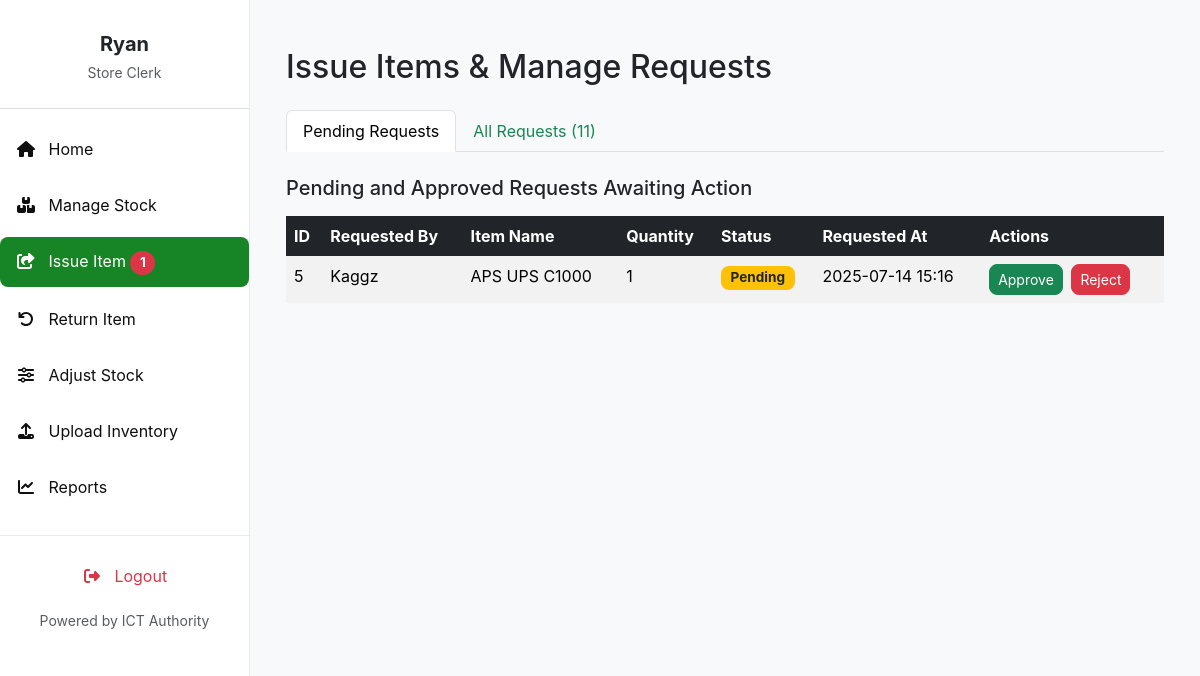
Before: /issue-item/ (signed in) with the older database file.
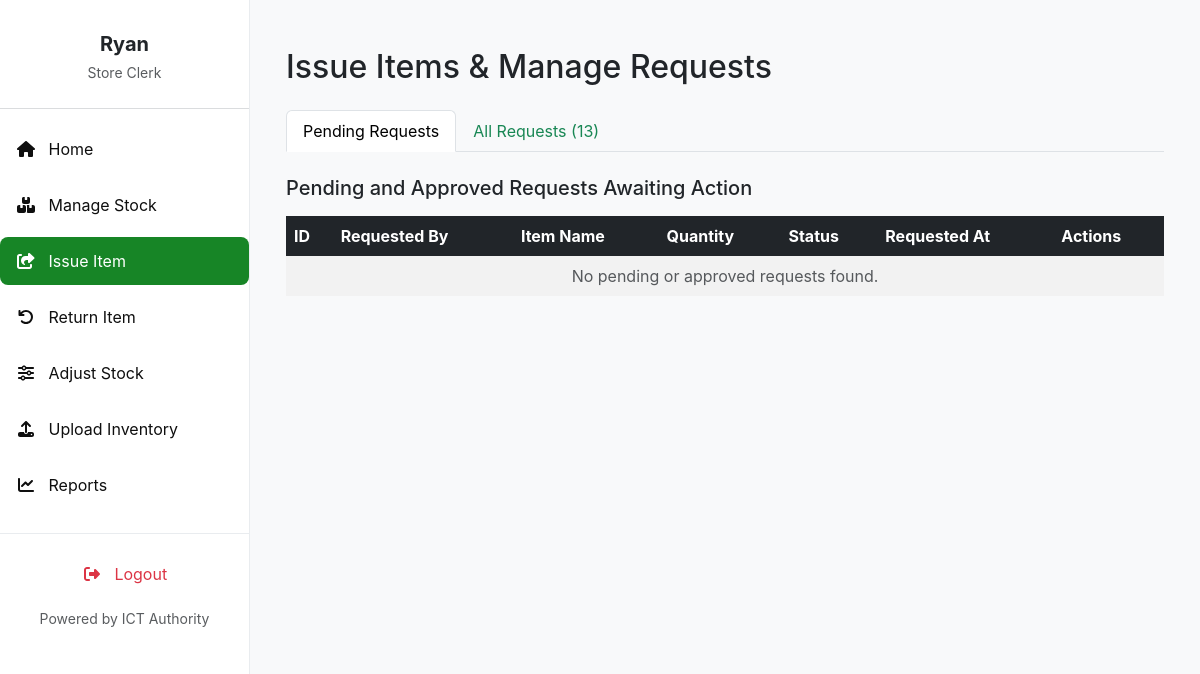
After: the same page with the newer database file.
### invent/models.py (models this page shows, shortened)
class ItemRequest(models.Model):
    item = models.ForeignKey('InventoryItem', on_delete=models.CASCADE)
    name = models.CharField(max_length=100)
    quantity = models.PositiveIntegerField(default=1)  # Quantity requested
    reason = models.TextField(blank=True, null=True)
    application_date = models.DateField(default=timezone.now)
    requestor = models.ForeignKey(User, on_delete=models.CASCADE)
    STATUS_CHOICES = [
        ('Pending', 'Pending'),
        ('Approved', 'Approved'),
        ('Issued', 'Issued'),  # Item has been issued (fully or partially)
        ('Rejected', 'Rejected'),
        ('Cancelled', 'Cancelled'),
        ('Partially Returned', 'Partially Returned'),
        ('Fully Returned', 'Fully Returned'),
    ]
    status = models.CharField(
        max_length=20, choices=STATUS_CHOICES, default='Pending')  # Increased max_length
    date_requested = models.DateTimeField(auto_now_add=True)
    date_issued = models.DateTimeField(null=True, blank=True)
    returned_quantity = models.PositiveIntegerField(default=0)
    _original_status = None
    def __init__(self, *args, **kwargs):
        super().__init__(*args, **kwargs)
        self._original_status = self.status

class InventoryItem(models.Model):
    STATUS_CHOICES = [
        ('Pending', 'Pending'),
        ('In Stock', 'In Stock'),
        ('Issued', 'Issued'),
        ('Returned', 'Returned'),
        ('Low Stock', 'Low Stock'),
        ('Out of Stock', 'Out of Stock'),
    ]
    CONDITION_CHOICES = [
        ("Serviceable", "Serviceable"),
        ("Not Serviceable", "Not Serviceable"),
        ("Not working", "Not working"),
        ("Good", "Good"),
        ("Fair", "Fair"),
        ("Poor", "Poor"),
    ]
    name = models.CharField(
        max_length=255, help_text="e.g., Dell Optiplex 7010 (from Asset Description)")
    serial_number = models.CharField(
        max_length=255, unique=True, blank=True, null=True,
        help_text="Unique serial number of the asset (from Serial Number in CSV)"
    )
    category = models.CharField(
        max_length=100, blank=True,
        help_text="e.g., Printer, CPU, Monitor (from Asset Category-Minor)"
    )
    condition = models.CharField(
        max_length=20, choices=CONDITION_CHOICES, default="Serviceable",
        help_text="Current condition of the asset (from Condition in CSV)"
    )
    status = models.CharField(
        max_length=20, choices=STATUS_CHOICES, default='In Stock')
    expiration_date = models.DateField(null=True, blank=True)
    quantity_total = models.PositiveIntegerField(default=0)
    quantity_issued = models.PositiveIntegerField(default=0)
    quantity_returned = models.PositiveIntegerField(default=0)
    created_by = models.ForeignKey(
        User, on_delete=models.SET_NULL, null=True, blank=True, related_name='inventory_created_by')
    created_at = models.DateTimeField(auto_now_add=True)
    updated_at = models.DateTimeField(auto_now=True)

### invent/views.py (the view, shortened to what this page needs)
# urls.py: path('issue-item/', views.issue_item, name='issue_item'),
@login_required
@permission_required('invent.can_issue_item', raise_exception=True)
def issue_item(request):
    all_requests = ItemRequest.objects.all().order_by('-date_requested')
    pending_and_approved_requests = all_requests.filter(
        status__in=['Pending', 'Approved'])
    form = IssueItemForm()  # This is the direct issue form
    context = {
        'form': form,  # Ensure the form is passed for GET requests as well
        'all_requests': all_requests,
        'pending_and_approved_requests': pending_and_approved_requests,
        'approved_requests': all_requests.filter(status='Approved'),
        'issued_requests': all_requests.filter(status='Issued'),
        'rejected_requests': all_requests.filter(status='Rejected'),
        'pending_requests': all_requests.filter(status='Pending'),
    }
    return render(request, 'invent/issue_item.html', context)

### invent/context_processors.py (called while the page is built)
def pending_requests_count(request):
    count = 0  # Default to 0
    if request.user.is_authenticated:
        if request.user.has_perm('invent.can_issue_item'):
            count = ItemRequest.objects.filter(status='Pending').count()
    return {'pending_requests_count_for_sidebar': count}

### invent/templates/invent/issue_item.html (shortened to what the changed rows need)
{% extends 'invent/base_store_clerk.html' %}
{% load static %}
{% block content %}
<div class="container mt-4">
    <h2 class="mb-4">Issue Items & Manage Requests</h2>
    <ul class="nav nav-tabs mb-4" id="issueManageTabs" role="tablist">
        <li class="nav-item" role="presentation">
            <button class="nav-link" id="all-requests-tab" data-bs-toggle="tab" data-bs-target="#all-requests" type="button" role="tab" aria-controls="all-requests" aria-selected="false">All Requests ({{ all_requests.count }})</button>
        </li>
    </ul>
    <div class="tab-content" id="issueManageTabsContent">
        <div class="tab-pane fade show active" id="pending-requests" role="tabpanel" aria-labelledby="pending-requests-tab">
            <div class="table-responsive">
                <table class="table table-hover table-striped">
                    <thead class="table-dark">
                        <tr>
                            <th>ID</th>
                            <th>Requested By</th>
                            <th>Item Name</th>
                            <th>Quantity</th>
                            <th>Status</th>
                            <th>Requested At</th>
                            <th>Actions</th>
                        </tr>
                    </thead>
                    <tbody>
                        {% for req in pending_and_approved_requests %}
                        <tr>
                            <td>{{ req.id }}</td>
                            <td>{{ req.requestor.username }}</td>
                            <td>{{ req.item.name }}</td>
                            <td>{{ req.quantity }}</td>
                            <td>
                                <span class="badge
                                    {% if req.status == 'Pending' %}bg-warning text-dark
                                    {% elif req.status == 'Approved' %}bg-success
                                    {% elif req.status == 'Issued' %}bg-primary
                                    {% elif req.status == 'Rejected' %}bg-danger
                                    {% else %}bg-secondary{% endif %}">
                                    {{ req.status }}
                                </span>
                            </td>
                            <td>{{ req.date_requested|date:"Y-m-d H:i" }}</td>
                            <td>
                                <form action="{% url 'issue_item' %}" method="post" class="d-inline">
                                    {% if req.status == 'Pending' %}
                                        <button type="submit" name="action" value="approve" class="btn btn-success btn-sm me-1">Approve</button>
                                        <button type="submit" name="action" value="reject" class="btn btn-danger btn-sm me-1">Reject</button>
                                    {% elif req.status == 'Approved' %}
                                        <button type="submit" name="action" value="issue_from_request" class="btn btn-info btn-sm">Issue (Approved)</button>
                                        <button type="submit" name="action" value="reject" class="btn btn-danger btn-sm me-1">Reject</button>
                                    {% else %}
                                        <small class="text-muted">No actions</small>
                                    {% endif %}
                                </form>
                            </td>
                        </tr>
                        {% empty %}
                        <tr><td colspan="7" class="text-center text-muted">No pending or approved requests found.</td></tr>
                        {% endfor %}
                    </tbody>
                </table>
            </div>
        </div>
    </div>
</div>
{% endblock %}

### invent/templates/invent/base_store_clerk.html (shortened to what this page needs)
<!DOCTYPE html>
<html lang="en">
<head>
    <link href="https://cdn.jsdelivr.net/npm/bootstrap@5.3.3/dist/css/bootstrap.min.css" rel="stylesheet">
    <link href="https://cdnjs.cloudflare.com/ajax/libs/font-awesome/6.4.0/css/all.min.css" rel="stylesheet">
    <link href="https://cdn.jsdelivr.net/npm/select2@4.1.0-rc.0/dist/css/select2.min.css" rel="stylesheet" />
    <link href="https://cdn.jsdelivr.net/npm/select2-bootstrap-5-theme@1.3.0/dist/select2-bootstrap-5-theme.min.css" rel="stylesheet" />
</head>
<body>
    <nav id="sidebarMenu" class="sidebar-wrapper collapse d-md-block">
        <div class="sidebar-content">
            <div class="text-center mb-4 pt-3">
                <h5 class="fw-bold mb-1 text-dark">{{ user.first_name|default:user.username }}</h5>
                <small class="text-muted">Store Clerk</small>
            </div>
            <hr class="border-secondary opacity-25" />
            <ul class="nav flex-column">
                <li class="nav-item mb-2">
                    <a class="nav-link {% if request.resolver_match.url_name == 'store_clerk_dashboard' %}active{% endif %}" href="{% url 'store_clerk_dashboard' %}">
                        <i class="fas fa-fw fa-home me-2"></i> Home
                    </a>
                </li>
                <li class="nav-item mb-2">
                    <a class="nav-link {% if request.resolver_match.url_name == 'manage_stock' %}active{% endif %}" href="{% url 'manage_stock' %}">
                        <i class="fas fa-fw fa-boxes me-2"></i> Manage Stock
                    </a>
                </li>
                <li class="nav-item mb-2">
                    <a class="nav-link {% if request.resolver_match.url_name == 'issue_item' %}active{% endif %}" href="{% url 'issue_item' %}">
                        <i class="fas fa-fw fa-share-square me-2"></i> Issue Item
                        {% if pending_requests_count_for_sidebar > 0 %}
                            <span class="badge rounded-pill bg-danger ms-auto">
                                {{ pending_requests_count_for_sidebar }}
                            </span>
                        {% endif %}
                    </a>
                </li>
                <li class="nav-item mb-2">
                    <a class="nav-link {% if request.resolver_match.url_name == 'list_issued_requests_for_return' %}active{% endif %}" href="{% url 'list_issued_requests_for_return' %}">
                        <i class="fas fa-fw fa-undo me-2"></i> Return Item
                    </a>
                </li>
                <li class="nav-item mb-2">
                    <a class="nav-link {% if request.resolver_match.url_name == 'adjust_stock' %}active{% endif %}" href="{% url 'adjust_stock' %}">
                        <i class="fas fa-fw fa-sliders-h me-2"></i> Adjust Stock
                    </a>
                </li>
                <li class="nav-item mb-2">
                    <a class="nav-link {% if request.resolver_match.url_name == 'upload_inventory' %}active{% endif %}" href="{% url 'upload_inventory' %}">
                        <i class="fas fa-fw fa-upload me-2"></i> Upload Inventory
                    </a>
                </li>
                <li class="nav-item mb-2">
                    <a class="nav-link {% if request.resolver_match.url_name == 'reports' %}active{% endif %}" href="{% url 'reports' %}">
                        <i class="fas fa-fw fa-chart-line me-2"></i> Reports
                    </a>
                </li>
            </ul>
        </div>
        <div class="sidebar-bottom">
            <ul class="nav flex-column mb-2">
                <li class="nav-item">
                    <a class="nav-link text-danger logout-link" href="{% url 'logout' %}">
                        <i class="fas fa-fw fa-right-from-bracket me-2"></i> Logout
                    </a>
                </li>
            </ul>
            <small class="text-muted">Powered by ICT Authority</small>
        </div>
    </nav>
    <main class="main-content">
        {% block content %}{% endblock %}
    </main>
</body>
</html>

Changed rows visible on the page:
no longer on this page (row edited): ItemRequest: id "5", requestor.username "Kaggz", item.name "APS UPS C1000", quantity "1", status "Pending", date_requested "2025-07-14 15:16", shows "Approve"
Other visible differences:
{{ all_requests.count }}: "11" → "13"
{{ pending_requests_count_for_sidebar }}: "1" → (not shown)
text now shown: "No pending or approved requests found."
